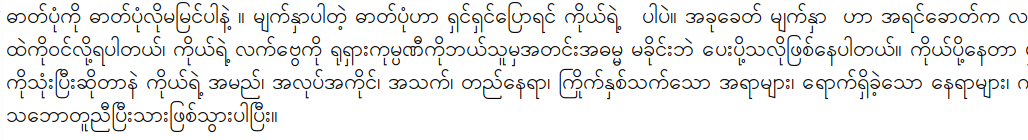
#> input picture img/b.png, 1028 x 140 px, given in place of b.jpg, which was not available
$ jupyter execute --allow-errors 'skew correction.ipynb'
#> lines starting #> are read from the running program, lines starting #| are printed output that depends on the picture; after the words box and inside, x2 and y2 are one past the last pixel; in counts of white or black regions, pixels touching at a corner belong together; pictures that were not available may be replaced by others from this repository, and a replacement may not be noted
[cell 1]
# import the necessary packages
import numpy as np
import cv2

[cell 2]
def skew_correction(x):
    #read image
#> called with x = 'img/b.jpg'
    image=cv2.imread(x)
#> image is the input picture: shape (140, 1028, 3); mean B, G, R 236, 236, 236
    #convert to gray
    gray = cv2.cvtColor(image, cv2.COLOR_BGR2GRAY)
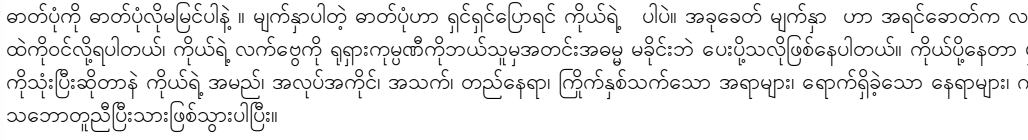
#> gray: shape (140, 1028); min 0, max 255, mean 236
    gray = cv2.bitwise_not(gray)
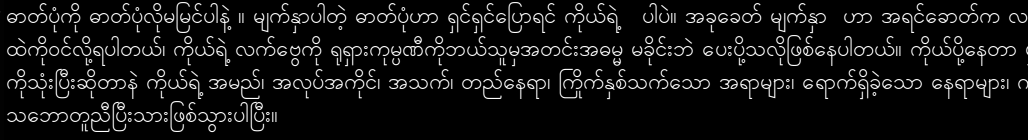
#> gray: shape (140, 1028); min 0, max 255, mean 19
    # threshold the image, setting all foreground pixels to
    # 255 and all background pixels to 0
    thresh = cv2.threshold(gray, 0, 255,cv2.THRESH_BINARY | cv2.THRESH_OTSU)[1]
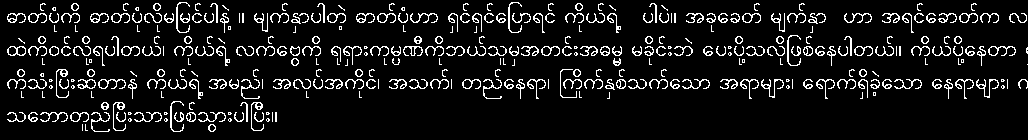
#> thresh: shape (140, 1028); 9% white in thin lines or dots
    # grab the (x, y) coordinates of all pixel values that
    # are greater than zero, then use these coordinates to
    # compute a rotated bounding box that contains all
    # coordinates
    coords = np.column_stack(np.where(thresh > 0))
#> coords = 12995 pairs, first value 2 to 131, second value 7 to 1027

    angle = cv2.minAreaRect(coords)[-1]
#> angle = -90
    # the `cv2.minAreaRect` function returns values in the
    # range [-90, 0); as the rectangle rotates clockwise the
    # returned angle trends to 0 -- in this special case we
    # need to add 90 degrees to the angle
    if angle < -45:
        angle = -(90 + angle)
#> angle = 0
    # otherwise, just take the inverse of the angle to make
    # it positive
    else:
        angle = -angle
    # rotate the image to deskew it
    (h, w) = image.shape[:2]
#> h = 140; w = 1028
    center = (w // 2, h // 2)
#> center = (514, 70)
    M = cv2.getRotationMatrix2D(center, angle, 1.0)
#> M = [[1, 0, 0], [0, 1, 0]]
    rotated = cv2.warpAffine(image, M, (w, h),flags=cv2.INTER_CUBIC, borderMode=cv2.BORDER_REPLICATE)
    # draw the correction angle on the image so we can validate it


    #cv2.putText(rotated, "Angle: {:.2f} degrees".format(angle),(10, 30), cv2.FONT_HERSHEY_SIMPLEX, 0.7, (0, 0, 255), 2)

    #showing

    return {'gray':gray,
            'thresh':thresh,
            'rotated':rotated}

[cell 3]
def show(title,img):
    cv2.imshow(title,img)
    cv2.waitKey(0)
    cv2.destroyAllWindows()

[cell 4]
imgs=skew_correction('img/b.jpg')
#> imgs = 3 items

[cell 5]
show('rotated',imgs.get('rotated'))

[cell 6]
img=skew_correction('img/r.png')['rotated']
#> call 2 of skew_correction, with x = 'img/r.png'
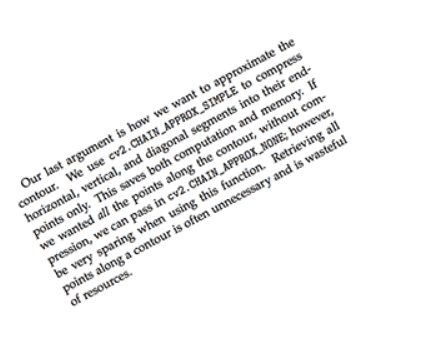
#> input picture img/r.png, 440 x 339 px, found by its file name
#> in skew_correction, image is the input picture: shape (339, 440, 3); mean B, G, R 242.8, 242.7, 242.8
#> in skew_correction (call 2), `gray = cv2.bitwise_not(gray)`:
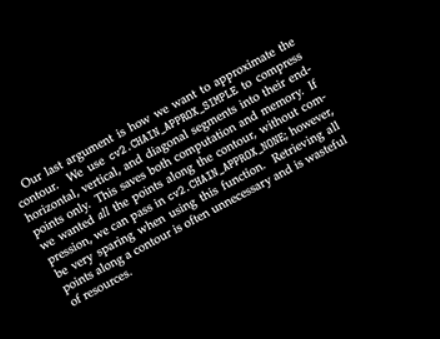
#> gray: shape (339, 440); min 0, max 249, mean 12.3
#> in skew_correction (call 2), `thresh = cv2.threshold(gray, 0, 255,cv2.THRESH_BINARY | cv2.THRESH_OTS..`:
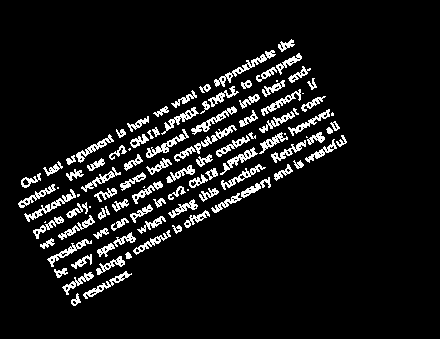
#> thresh: shape (339, 440); 8.1% white in thin lines or dots, all inside (x1, y1, x2, y2) = (18, 39, 347, 306)
#> in skew_correction (call 2), `coords = np.column_stack(np.where(thresh > 0))`: coords = 12112 pairs, first value 39 to 305, second value 18 to 346
#> in skew_correction (call 2), `angle = cv2.minAreaRect(coords)[-1]`: angle = -62.03
#> in skew_correction (call 2), `angle = -(90 + angle)`: angle = -27.97
#> in skew_correction (call 2), `M = cv2.getRotationMatrix2D(center, angle, 1.0)`: M = [[0.883, -0.469, 105], [0.469, 0.883, -83.44]]
#> in skew_correction (call 2), `rotated = cv2.warpAffine(image, M, (w, h),flags=cv2.INTER_CUBIC, borde..`:
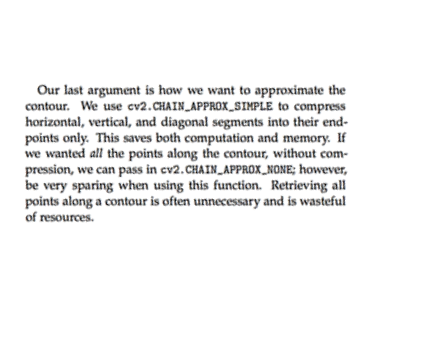
#> rotated: shape (339, 440, 3); mean B, G, R 242.7, 242.6, 242.7
show("img",img)
#cv2.imwrite('img/r_C.png',img)

#> (a cell that did not finish here is left out)
